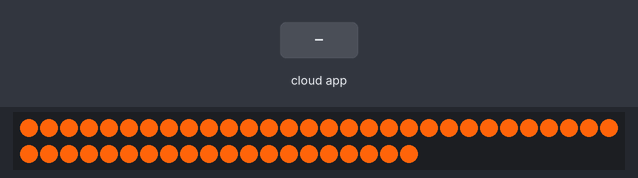
A sketch run on a simulated ESP32. On the bench: 50 RGB LEDs in strip order, left to right, continuing on the next row. The test bench sets the inputs (shaded band). Dim RGB values are drawn brighter than linear; WiFi joins after 1.5 s; servers stay silent unless stated; what the sketch prints to the serial monitor is not drawn.

Above: at 2.8 s.
2.9 s: the phone or cloud app sets color to 0
At 3.9 s:
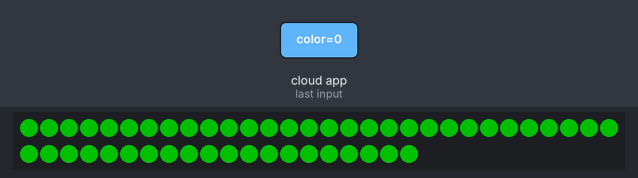
4.4 s: the phone or cloud app sets color to 1
Timing chart, 0 to 7.4 s (numbered marks = the images above; inputs shaded):
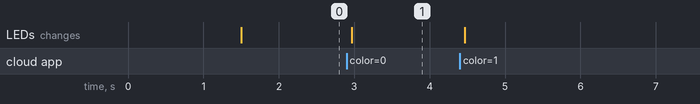

Measured:
- after the input at 2.9 s, the LEDs: change after 0.07 s (image 1)

The sketch:

Stream.ino
```cpp
// (licence header left out)
#include <WiFi.h>
#include <Firebase_ESP_Client.h>
#include <FastLED.h>

//Provide the token generation process info.
#include <addons/TokenHelper.h>

//Provide the RTDB payload printing info and other helper functions.
#include <addons/RTDBHelper.h>

/* 1. Define the WiFi credentials */
#define WIFI_SSID "Zaffari 2.4GHz"
#define WIFI_PASSWORD "zaffari87"

//For the following credentials, see examples/Authentications/SignInAsUser/EmailPassword/EmailPassword.ino

/* 2. Define the API Key */
#define API_KEY "AIzaSyA9P66z94Y5BwhQl3afU8x1comtb1FWGE0"

/* 3. Define the RTDB URL */
#define DATABASE_URL "https://appledcontroller-default-rtdb.firebaseio.com/" //<databaseName>.firebaseio.com or <databaseName>.<region>.firebasedatabase.app

/* 4. Define the user Email and password that alreadey registerd or added in your project */
#define USER_EMAIL "felipezfr@hotmail.com"
#define USER_PASSWORD "felipezfr"


//LEDS
#define NUM_LEDS 50
#define DATA_PIN 23

//Define Firebase Data object
FirebaseData stream;
FirebaseData fbdo;

//LEDS
CRGB leds[NUM_LEDS];

FirebaseAuth auth;
FirebaseConfig config;

unsigned long sendDataPrevMillis = 0;

String color = "";
//int32_t color = 0;

volatile bool dataChanged = false;

void streamCallback(FirebaseStream data)
{
  Serial.printf("sream path, %s\nevent path, %s\ndata type, %s\nevent type, %s\n\n",
                data.streamPath().c_str(),
                data.dataPath().c_str(),
                data.dataType().c_str(),
                data.eventType().c_str());
  //printResult(data); //see addons/RTDBHelper.h
  color = data.to<String>();
  Serial.println(color);

  //This is the size of stream payload received (current and max value)
  //Max payload size is the payload size under the stream path since the stream connected
  //and read once and will not update until stream reconnection takes place.
  //This max value will be zero as no payload received in case of ESP8266 which
  //BearSSL reserved Rx buffer size is less than the actual stream payload.
  Serial.printf("Received stream payload size: %d (Max. %d)\n\n", data.payloadLength(), data.maxPayloadLength());

  //Due to limited of stack memory, do not perform any task that used large memory here especially starting connect to server.
  //Just set this flag and check it status later.
  dataChanged = true;
}

void streamTimeoutCallback(bool timeout)
{
  if (timeout)
    Serial.println("stream timed out, resuming...\n");

  if (!stream.httpConnected())
    Serial.printf("error code: %d, reason: %s\n\n", stream.httpCode(), stream.errorReason().c_str());
}

void setup()
{

  Serial.begin(115200);

  FastLED.addLeds<WS2811, DATA_PIN, BRG>(leds, NUM_LEDS);

  WiFi.begin(WIFI_SSID, WIFI_PASSWORD);
  Serial.print("Connecting to Wi-Fi");
  while (WiFi.status() != WL_CONNECTED)
  {
    Serial.print(".");
    delay(300);
  }
  Serial.println();
  Serial.print("Connected with IP: ");
  Serial.println(WiFi.localIP());
  Serial.println();

  for (int i = 0; i < NUM_LEDS; i++) //Acendendo os led
  {
    leds[i] = CRGB(255, 100, 10);
  }
  FastLED.show();

  Serial.printf("Firebase Client v%s\n\n", FIREBASE_CLIENT_VERSION);

  /* Assign the api key (required) */
  config.api_key = API_KEY;

  /* Assign the user sign in credentials */
  auth.user.email = USER_EMAIL;
  auth.user.password = USER_PASSWORD;

  /* Assign the RTDB URL (required) */
  config.database_url = DATABASE_URL;

  /* Assign the callback function for the long running token generation task */
  config.token_status_callback = tokenStatusCallback; //see addons/TokenHelper.h

  //Or use legacy authenticate method
  //config.database_url = DATABASE_URL;
  //config.signer.tokens.legacy_token = "<database secret>";

  Firebase.begin(&config, &auth);

  Firebase.reconnectWiFi(true);

  if (!Firebase.RTDB.beginStream(&stream, "/users/felipe/quarto/color"))
    Serial.printf("sream begin error, %s\n\n", stream.errorReason().c_str());

  Firebase.RTDB.setStreamCallback(&stream, streamCallback, streamTimeoutCallback);


  /** Timeout options, below is default config.

    //WiFi reconnect timeout (interval) in ms (10 sec - 5 min) when WiFi disconnected.
    config.timeout.wifiReconnect = 10 * 1000;

    //Socket begin connection timeout (ESP32) or data transfer timeout (ESP8266) in ms (1 sec - 1 min).
    config.timeout.socketConnection = 30 * 1000;

    //ESP32 SSL handshake in ms (1 sec - 2 min). This option doesn't allow in ESP8266 core library.
    config.timeout.sslHandshake = 2 * 60 * 1000;

    //Server response read timeout in ms (1 sec - 1 min).
    config.timeout.serverResponse = 10 * 1000;

    //RTDB Stream keep-alive timeout in ms (20 sec - 2 min) when no server's keep-alive event data received.
    config.timeout.rtdbKeepAlive = 45 * 1000;

    //RTDB Stream reconnect timeout (interval) in ms (1 sec - 1 min) when RTDB Stream closed and want to resume.
    config.timeout.rtdbStreamReconnect = 1 * 1000;

    //RTDB Stream error notification timeout (interval) in ms (3 sec - 30 sec). It determines how often the readStream
    //will return false (error) when it called repeatedly in loop.
    config.timeout.rtdbStreamError = 3 * 1000;

  */
}

void hexToRgb(String hexValue)
{
  Serial.print("color int func: ");
  Serial.println(hexValue);
  //to RGB

  char str [6];
  hexValue.toCharArray(str, 6);
  int r, g, b;
  sscanf(str, "%02x%02x%02x", &r, &g, &b);

  Serial.println(r);
  Serial.println(g);
  Serial.println(b);

  for (int i = 0; i < NUM_LEDS; i++) //Acendendo os led
  {
    leds[i] = CRGB(r, g, b);
  }
  FastLED.show();
}

void loop()
{
  //Flash string (PROGMEM and FPSTR), Arduino String, C++ string, const char, char array, string literal are supported
  //in all Firebase and FirebaseJson functions, unless F() macro is not supported.

  if (dataChanged)
  {
    dataChanged = false;
    //When stream data is available, do anything here...

    Serial.println("Color String: " + color);

    hexToRgb(color);

  }
}
```
